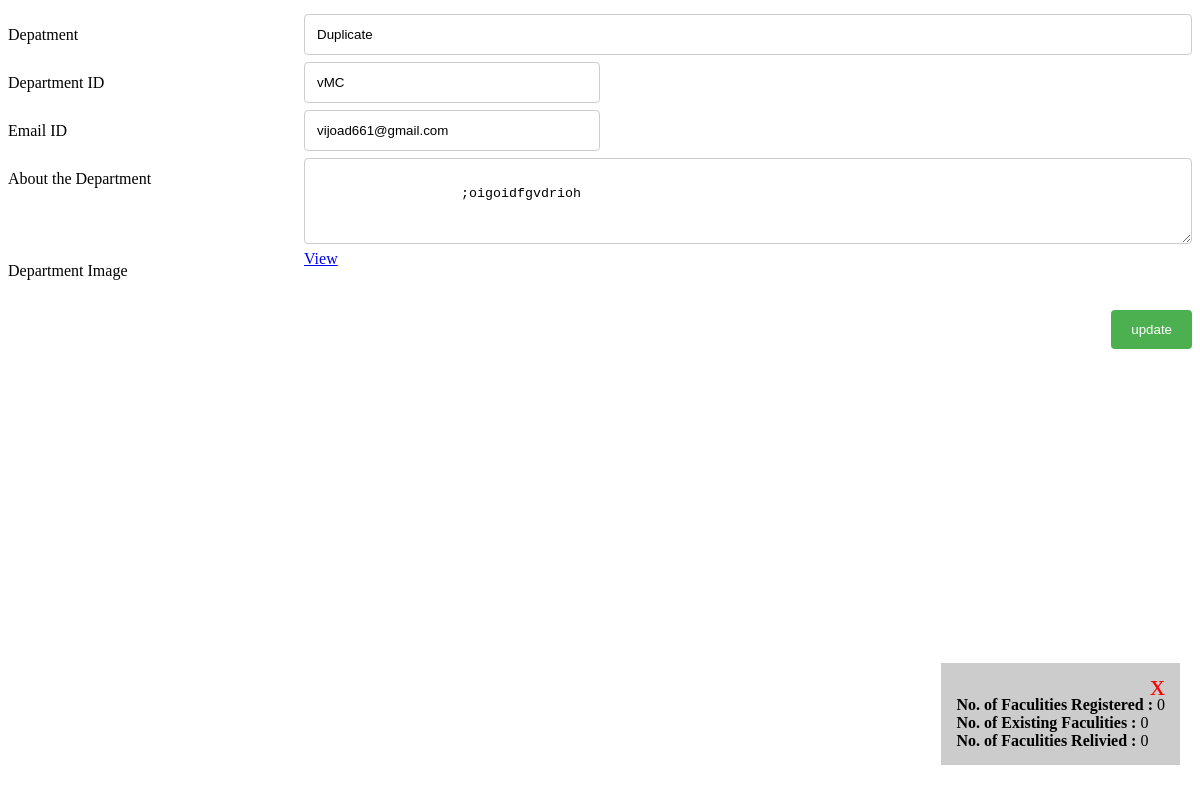
Before: /admin/department/dept_update.php?id=53 with the older database file.
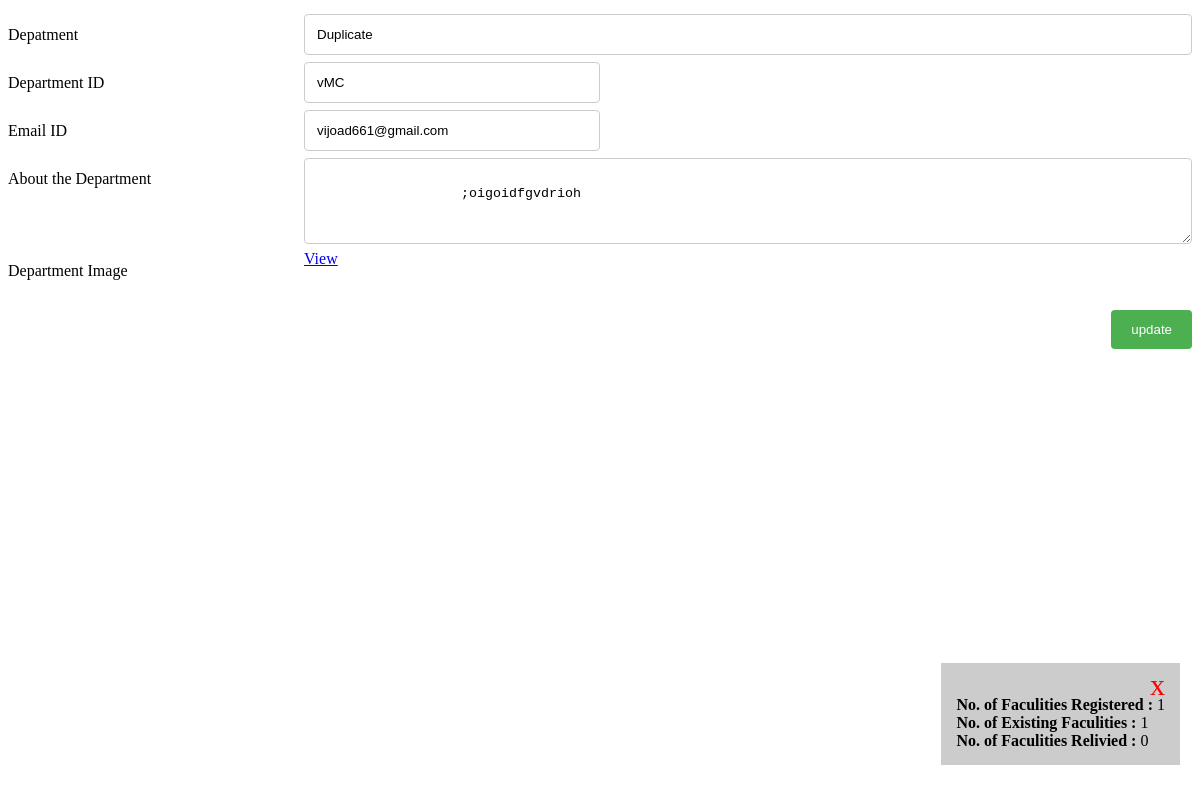
After: the same page with the newer database file.
### tables this page shows
CREATE TABLE `dept` (
  `id` int(30) NOT NULL,
  `dept` varchar(50) NOT NULL,
  `deptid` varchar(30) NOT NULL,
  `email` varchar(50) NOT NULL,
  `username` varchar(10) NOT NULL,
  `password` varchar(10) NOT NULL,
  `otp` varchar(10) NOT NULL,
  `create_at` datetime NOT NULL,
  `is_expired` int(11) NOT NULL,
  `about` varchar(3000) NOT NULL,
  `image` varchar(100) NOT NULL,
  `memberkey` int(3) NOT NULL,
  `funprokey` int(3) NOT NULL,
  `pattkey` int(3) NOT NULL,
  `respkey` int(3) NOT NULL,
  `collegekey` int(3) NOT NULL,
  `polikey` int(3) NOT NULL,
  `schokey` int(3) NOT NULL,
  `indukey` int(3) NOT NULL,
  `otkey` int(3) NOT NULL,
  `attenkey` int(3) NOT NULL,
  `orgakey` int(3) NOT NULL,
  `gueskey` int(3) NOT NULL,
  `connkey` int(3) NOT NULL,
  `bookkey` int(3) NOT NULL,
  `jrnlkey` int(3) NOT NULL,
  `awakey` int(3) DEFAULT NULL,
  `orgkey` int(3) DEFAULT NULL
);

### admin/department/dept_update.php (the view, shortened to what this page needs)
<?php
include("../../conn/config.php");
$id =$_GET['id'];
?>
<html>
<?php
$sql="SELECT * FROM dept WHERE id='" . $id. "'";
$result=mysqli_query($con,$sql);
    while($row = $result->fetch_assoc()) {
		?>
<div class="container">
  <form action="dept2.php" method="post" enctype="multipart/form-data">
	 <div class="row">
      <div class="col-25">
        <label for="fname">Depatment</label>
      </div>
	<div class="col-75">
        <input type="text" value="<?php echo $row["dept"]; ?>" readonly>
      </div>
    </div>
	 <div class="row">
      <div class="col-25">
        <label for="fname">Department ID</label>
      </div>
      <div class="col-25">
	 <input type="text" id="deptid" name="deptid"  value="<?php echo $row["deptid"]; ?>" readonly>
	</div>
	</div>
	   <div class="row">
      <div class="col-25">
        <label for="fname">Email ID</label>
      </div>
      <div class="col-25">
	 <input type="text" id="email" name="email" value="<?php echo $row["email"]; ?>">
	</div>
	</div>
	   <div class="row">
      <div class="col-25">
        <label for="fname">About the Department</label>
      </div>
      <div class="col-75">
	  <textarea rows="4" cols="25" name="about" id="about">
	<?php echo $row["about"]; ?>
	</textarea>
	</div>
	</div>
    <div class="row">
      <div class="col-25">
        <label for="fname">Department Image</label>
      </div>
      <div class="col-25">
	         <a href="../../gallery/dept/<?php echo $row['image']; ?>" target="_blank">View</a>
	  </div>
	</div>
	 <div class="row">
      <br>
    </div>
    <div class="row">
      <input type="submit" value="update">
    </div>
  </form>
</div>
<?php
$deptid=$row["deptid"];
$relive=0;
$aaa=$deptid."_fac";
$sql1="SELECT * FROM `$aaa`";
$result1=mysqli_query($con,$sql1);
$fac=$result1->num_rows;
$exist=$fac-$relive;
?>
<div class="callout">
  <span class="closebtn" onclick="this.parentElement.style.display='none';">x</span>
  <div class="callout-container">
  <?php
echo"<br><b>No. of Faculities Registered  : </b>".$fac."<br>";
echo"<b>No. of Existing Faculities    : </b>".$exist."<br>";
echo"<b>No. of Faculities Relivied    : </b>".$relive."<br>";
?>
 </div>
</div>
<?php
	}
?>
</html>

Changed rows visible on the page:
changed dept "Duplicate": fac "0" → "1"; exist "0" → "1"
